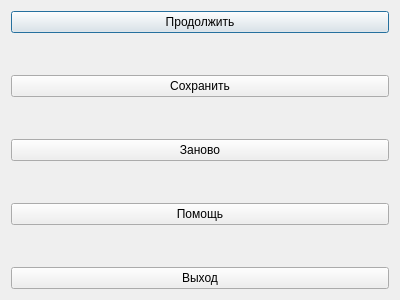
<?xml version="1.0" encoding="UTF-8"?>
<ui version="4.0">
 <class>MenuDialog</class>
 <widget class="QDialog" name="MenuDialog">
  <property name="geometry">
   <rect>
    <x>0</x>
    <y>0</y>
    <width>400</width>
    <height>300</height>
   </rect>
  </property>
  <property name="windowTitle">
   <string>Dialog</string>
  </property>
  <layout class="QGridLayout" name="gridLayout">
   <item row="0" column="0">
    <layout class="QVBoxLayout" name="verticalLayout">
     <item>
      <widget class="QPushButton" name="continueButton">
       <property name="text">
        <string>Продолжить</string>
       </property>
      </widget>
     </item>
     <item>
      <spacer name="verticalSpacer">
       <property name="orientation">
        <enum>Qt::Vertical</enum>
       </property>
       <property name="sizeHint" stdset="0">
        <size>
         <width>20</width>
         <height>40</height>
        </size>
       </property>
      </spacer>
     </item>
     <item>
      <widget class="QPushButton" name="saveButton">
       <property name="text">
        <string>Сохранить</string>
       </property>
      </widget>
     </item>
     <item>
      <spacer name="verticalSpacer_2">
       <property name="orientation">
        <enum>Qt::Vertical</enum>
       </property>
       <property name="sizeHint" stdset="0">
        <size>
         <width>20</width>
         <height>40</height>
        </size>
       </property>
      </spacer>
     </item>
     <item>
      <widget class="QPushButton" name="restartButton">
       <property name="text">
        <string>Заново</string>
       </property>
      </widget>
     </item>
     <item>
      <spacer name="verticalSpacer_3">
       <property name="orientation">
        <enum>Qt::Vertical</enum>
       </property>
       <property name="sizeHint" stdset="0">
        <size>
         <width>20</width>
         <height>40</height>
        </size>
       </property>
      </spacer>
     </item>
     <item>
      <widget class="QPushButton" name="helpButton">
       <property name="text">
        <string>Помощь</string>
       </property>
      </widget>
     </item>
     <item>
      <spacer name="verticalSpacer_4">
       <property name="orientation">
        <enum>Qt::Vertical</enum>
       </property>
       <property name="sizeHint" stdset="0">
        <size>
         <width>20</width>
         <height>40</height>
        </size>
       </property>
      </spacer>
     </item>
     <item>
      <widget class="QPushButton" name="exitButton">
       <property name="text">
        <string>Выход</string>
       </property>
      </widget>
     </item>
    </layout>
   </item>
  </layout>
 </widget>
 <resources/>
 <connections/>
</ui>
